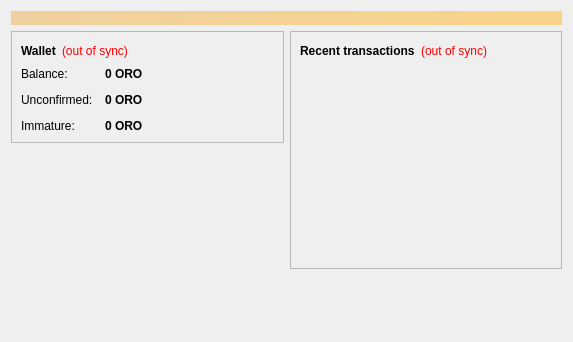
<?xml version="1.0" encoding="UTF-8"?>
<ui version="4.0">
 <class>OverviewPage</class>
 <widget class="QWidget" name="OverviewPage">
  <property name="geometry">
   <rect>
    <x>0</x>
    <y>0</y>
    <width>573</width>
    <height>342</height>
   </rect>
  </property>
  <property name="windowTitle">
   <string>Form</string>
  </property>
  <layout class="QVBoxLayout" name="topLayout">
   <item>
    <widget class="QLabel" name="labelAlerts">
     <property name="visible">
      <bool>false</bool>
     </property>
     <property name="styleSheet">
      <string notr="true">background-color: qlineargradient(x1: 0, y1: 0, x2: 1, y2: 0, stop:0 #F0D0A0, stop:1 #F8D488); color:#000000;</string>
     </property>
     <property name="wordWrap">
      <bool>true</bool>
     </property>
     <property name="margin">
      <number>3</number>
     </property>
    </widget>
   </item>
   <item>
    <layout class="QHBoxLayout" name="horizontalLayout" stretch="1,1">
     <item>
      <layout class="QVBoxLayout" name="verticalLayout_2">
       <item>
        <widget class="QFrame" name="frame">
         <property name="frameShape">
          <enum>QFrame::StyledPanel</enum>
         </property>
         <property name="frameShadow">
          <enum>QFrame::Raised</enum>
         </property>
         <layout class="QVBoxLayout" name="verticalLayout_4">
          <item>
           <layout class="QHBoxLayout" name="horizontalLayout_4">
            <item>
             <widget class="QLabel" name="label_5">
              <property name="font">
               <font>
                <weight>75</weight>
                <bold>true</bold>
               </font>
              </property>
              <property name="text">
               <string>Wallet</string>
              </property>
             </widget>
            </item>
            <item>
             <widget class="QLabel" name="labelWalletStatus">
              <property name="toolTip">
               <string>The displayed information may be out of date. Your wallet automatically synchronizes with the OroCoin network after a connection is established, but this process has not completed yet.</string>
              </property>
              <property name="styleSheet">
               <string notr="true">QLabel { color: red; }</string>
              </property>
              <property name="text">
               <string notr="true">(out of sync)</string>
              </property>
              <property name="alignment">
               <set>Qt::AlignLeading|Qt::AlignLeft|Qt::AlignVCenter</set>
              </property>
             </widget>
            </item>
            <item>
             <spacer name="horizontalSpacer_2">
              <property name="orientation">
               <enum>Qt::Horizontal</enum>
              </property>
              <property name="sizeHint" stdset="0">
               <size>
                <width>40</width>
                <height>20</height>
               </size>
              </property>
             </spacer>
            </item>
           </layout>
          </item>
          <item>
           <layout class="QFormLayout" name="formLayout_2">
            <property name="fieldGrowthPolicy">
             <enum>QFormLayout::AllNonFixedFieldsGrow</enum>
            </property>
            <property name="horizontalSpacing">
             <number>12</number>
            </property>
            <property name="verticalSpacing">
             <number>12</number>
            </property>
            <item row="0" column="0">
             <widget class="QLabel" name="label">
              <property name="text">
               <string>Balance:</string>
              </property>
             </widget>
            </item>
            <item row="0" column="1">
             <widget class="QLabel" name="labelBalance">
              <property name="font">
               <font>
                <weight>75</weight>
                <bold>true</bold>
               </font>
              </property>
              <property name="cursor">
               <cursorShape>IBeamCursor</cursorShape>
              </property>
              <property name="toolTip">
               <string>Your current balance</string>
              </property>
              <property name="text">
               <string notr="true">0 ORO</string>
              </property>
              <property name="textInteractionFlags">
               <set>Qt::LinksAccessibleByMouse|Qt::TextSelectableByKeyboard|Qt::TextSelectableByMouse</set>
              </property>
             </widget>
            </item>
            <item row="1" column="0">
             <widget class="QLabel" name="label_3">
              <property name="text">
               <string>Unconfirmed:</string>
              </property>
             </widget>
            </item>
            <item row="1" column="1">
             <widget class="QLabel" name="labelUnconfirmed">
              <property name="font">
               <font>
                <weight>75</weight>
                <bold>true</bold>
               </font>
              </property>
              <property name="cursor">
               <cursorShape>IBeamCursor</cursorShape>
              </property>
              <property name="toolTip">
               <string>Total of transactions that have yet to be confirmed, and do not yet count toward the current balance</string>
              </property>
              <property name="text">
               <string notr="true">0 ORO</string>
              </property>
              <property name="textInteractionFlags">
               <set>Qt::LinksAccessibleByMouse|Qt::TextSelectableByKeyboard|Qt::TextSelectableByMouse</set>
              </property>
             </widget>
            </item>
            <item row="2" column="0">
             <widget class="QLabel" name="labelImmatureText">
              <property name="text">
               <string>Immature:</string>
              </property>
             </widget>
            </item>
            <item row="2" column="1">
             <widget class="QLabel" name="labelImmature">
              <property name="font">
               <font>
                <weight>75</weight>
                <bold>true</bold>
               </font>
              </property>
              <property name="toolTip">
               <string>Mined balance that has not yet matured</string>
              </property>
              <property name="text">
               <string notr="true">0 ORO</string>
              </property>
              <property name="textInteractionFlags">
               <set>Qt::LinksAccessibleByMouse|Qt::TextSelectableByKeyboard|Qt::TextSelectableByMouse</set>
              </property>
             </widget>
            </item>
           </layout>
          </item>
         </layout>
        </widget>
       </item>
       <item>
        <spacer name="verticalSpacer">
         <property name="orientation">
          <enum>Qt::Vertical</enum>
         </property>
         <property name="sizeHint" stdset="0">
          <size>
           <width>20</width>
           <height>40</height>
          </size>
         </property>
        </spacer>
       </item>
      </layout>
     </item>
     <item>
      <layout class="QVBoxLayout" name="verticalLayout_3">
       <item>
        <widget class="QFrame" name="frame_2">
         <property name="frameShape">
          <enum>QFrame::StyledPanel</enum>
         </property>
         <property name="frameShadow">
          <enum>QFrame::Raised</enum>
         </property>
         <layout class="QVBoxLayout" name="verticalLayout">
          <item>
           <layout class="QHBoxLayout" name="horizontalLayout_2">
            <item>
             <widget class="QLabel" name="label_4">
              <property name="text">
               <string>&lt;b&gt;Recent transactions&lt;/b&gt;</string>
              </property>
             </widget>
            </item>
            <item>
             <widget class="QLabel" name="labelTransactionsStatus">
              <property name="toolTip">
               <string>The displayed information may be out of date. Your wallet automatically synchronizes with the OroCoin network after a connection is established, but this process has not completed yet.</string>
              </property>
              <property name="styleSheet">
               <string notr="true">QLabel { color: red; }</string>
              </property>
              <property name="text">
               <string notr="true">(out of sync)</string>
              </property>
              <property name="alignment">
               <set>Qt::AlignRight|Qt::AlignTrailing|Qt::AlignVCenter</set>
              </property>
             </widget>
            </item>
            <item>
             <spacer name="horizontalSpacer">
              <property name="orientation">
               <enum>Qt::Horizontal</enum>
              </property>
              <property name="sizeHint" stdset="0">
               <size>
                <width>40</width>
                <height>20</height>
               </size>
              </property>
             </spacer>
            </item>
           </layout>
          </item>
          <item>
           <widget class="QListView" name="listTransactions">
            <property name="styleSheet">
             <string notr="true">QListView { background: transparent; }</string>
            </property>
            <property name="frameShape">
             <enum>QFrame::NoFrame</enum>
            </property>
            <property name="verticalScrollBarPolicy">
             <enum>Qt::ScrollBarAlwaysOff</enum>
            </property>
            <property name="horizontalScrollBarPolicy">
             <enum>Qt::ScrollBarAlwaysOff</enum>
            </property>
            <property name="selectionMode">
             <enum>QAbstractItemView::NoSelection</enum>
            </property>
           </widget>
          </item>
         </layout>
        </widget>
       </item>
       <item>
        <spacer name="verticalSpacer_2">
         <property name="orientation">
          <enum>Qt::Vertical</enum>
         </property>
         <property name="sizeHint" stdset="0">
          <size>
           <width>20</width>
           <height>40</height>
          </size>
         </property>
        </spacer>
       </item>
      </layout>
     </item>
    </layout>
   </item>
  </layout>
 </widget>
 <resources/>
 <connections/>
</ui>
